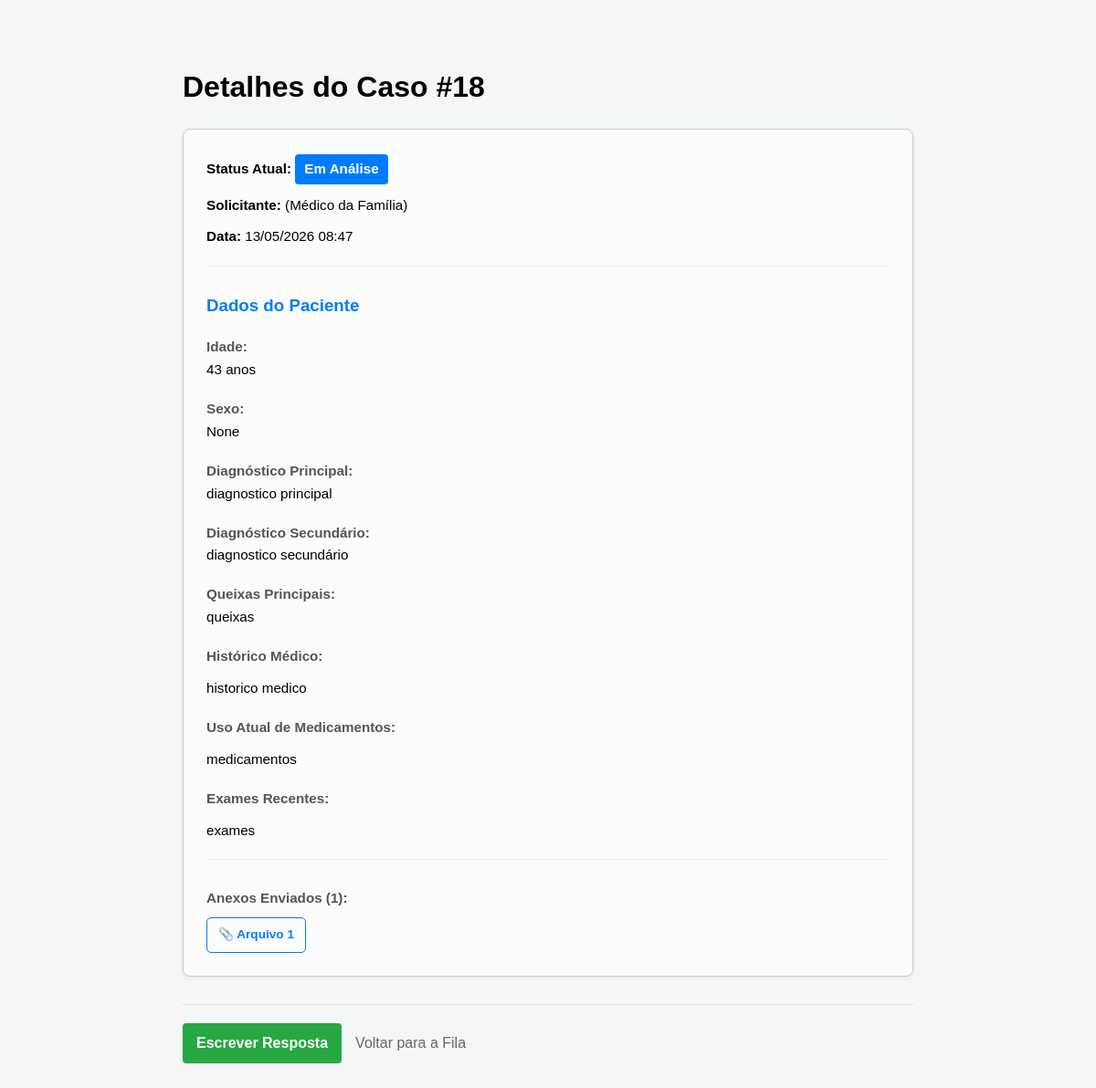
The page /detalhe/18/ on the database as committed earlier.
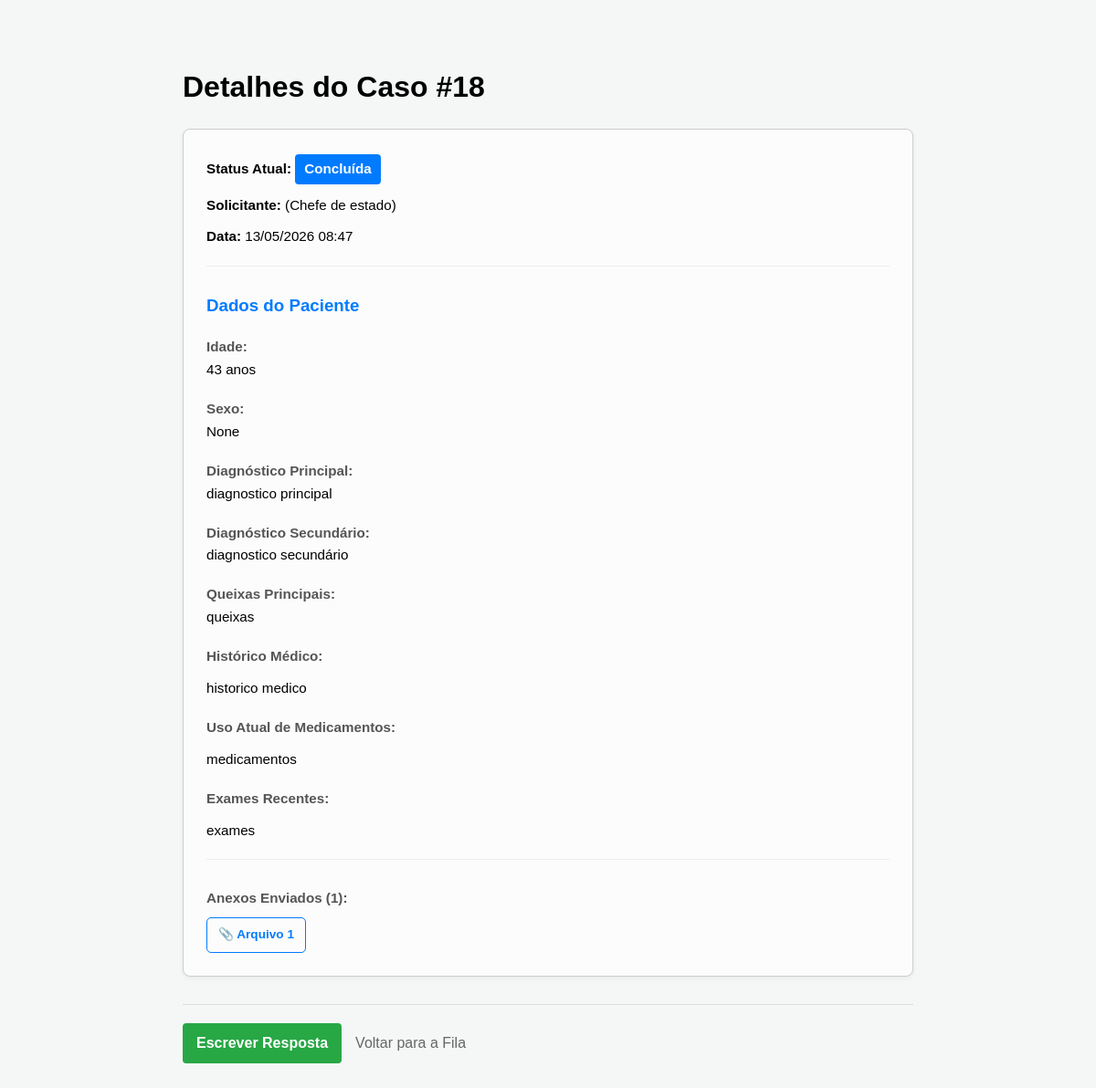
The same page on the database as committed later.
### teleconsultoria/models.py (models this page shows, shortened)
class Solicitacao(models.Model):
    profissional = models.ForeignKey(Profissional, on_delete=models.CASCADE, related_name='solicitacoes')
    medica_designada = models.ForeignKey(Medica, on_delete=models.SET_NULL, null=True, blank=True, related_name='atendimentos')
    status = models.CharField(max_length=20, choices=StatusSolicitacao.choices, default=StatusSolicitacao.PENDENTE)
    tipo_atendimento = models.CharField(max_length=20, choices=TipoAtendimento.choices)
    data_sol = models.DateTimeField(auto_now_add=True)
    data_marcada = models.DateField(null=True, blank=True)
    horario_marcado = models.TimeField(null=True, blank=True)
    duracao_estimada = models.PositiveIntegerField(null=True, blank=True, help_text="Duração em minutos")
    link_teams = models.URLField(max_length=500, null=True, blank=True)
    resumo_sincrono = models.TextField(null=True, blank=True)
    justificativa_cancelamento = models.TextField(null=True, blank=True)
    data_limite = models.DateField(null=True, blank=True)
    horario_limite = models.TimeField(null=True, blank=True)
    idade_pac = models.IntegerField(null=True, blank=True)
    sexo_pac = models.CharField(max_length=2, choices=Sexo.choices, null=True, blank=True)
    sexo_biologico_pac = models.CharField(max_length=1, choices=[('M', 'Masculino'), ('F', 'Feminino')], null=True, blank=True)
    queixas = models.TextField(null=True, blank=True)
    historico_med = models.TextField(blank=True, null=True)
    diagnostico_princ = models.TextField(blank=True, null=True)
    diagnostico_sec = models.TextField(blank=True, null=True)
    medicamentos = models.TextField(blank=True, null=True)
    exames_recentes = models.TextField(blank=True, null=True)
    duvida_clinica = models.TextField()
    token_acesso = models.UUIDField(default=uuid.uuid4, editable=False)
    def iniciar_analise(self):
        self.status = StatusSolicitacao.EM_ANALISE
        self.save()
    class Meta:
        verbose_name = "Solicitação"
        verbose_name_plural = "Solicitações"

class Profissional(models.Model):
    user = models.OneToOneField(User, on_delete=models.CASCADE, null=True, blank=True)
    cpf = models.CharField(max_length=11, unique=True)
    nome_completo = models.CharField(max_length=255)
    email = models.EmailField()
    telefone = models.CharField(max_length=15, help_text="WhatsApp com DDD", blank=True, null=True)
    crm = models.CharField(max_length=20, blank=True, null=True)
    cargo = models.CharField(max_length=100)
    instituicao = models.CharField(max_length=100)

class AnexoSolicitacao(models.Model):
    solicitacao = models.ForeignKey(Solicitacao, on_delete=models.CASCADE, related_name='anexos')
    arquivo = models.FileField(upload_to='solicitacoes_anexos/')
    data_upload = models.DateTimeField(auto_now_add=True)

### teleconsultoria/views.py (the view)
# urls.py: path('detalhe/<int:sol_id>/', views.detalhe_caso, name='detalhe_caso'),
def detalhe_caso(request, sol_id):
    solicitacao = get_object_or_404(Solicitacao, id=sol_id)
    if solicitacao.status == 'PENDENTE':
        solicitacao.iniciar_analise()
    link_obj = LinkAcesso.objects.filter(solicitacao=solicitacao).first()
    token = link_obj.token if link_obj else "token-nao-gerado"
    link_publico = f"{request.scheme}://{request.get_host()}/acompanhar/{token}/"
    print("\n" + "="*50)
    print(f"LINK DE ACESSO PÚBLICO (Caso #{solicitacao.id}): {link_publico}")
    print("="*50 + "\n")
    return render(request, 'detalhe_caso.html', {'sol': solicitacao})

### teleconsultoria/templates/detalhe_caso.html (shortened to what this page needs)
<!DOCTYPE html>
<html lang="pt-br">
<head>
</head>
<body>
    <h1>Detalhes do Caso #{{ sol.id }}</h1>
    <div class="card">
        <p><strong>Status Atual:</strong> <span class="status-badge">{{ sol.get_status_display }}</span></p>
        <p><strong>Solicitante:</strong> {{ sol.profissional.user.get_full_name }} ({{ sol.profissional.cargo }})</p>
        <p><strong>Data:</strong> {{ sol.data_sol|date:"d/m/Y H:i" }}</p>
        {% if sol.idade_pac > 0 %}
            <div class="secao">
                <h3>Dados do Paciente</h3>
                <h4>Idade:</h4> <p>{{ sol.idade_pac }} anos</p>
                <h4>Sexo:</h4> <p>{{ sol.get_sexo_pac_display }}</p>
                <h4>Diagnóstico Principal:</h4> <p>{{ sol.diagnostico_princ|default:"Não informado" }}</p>
                {% if sol.diagnostico_sec %}
                    <h4>Diagnóstico Secundário:</h4> <p>{{ sol.diagnostico_sec }}</p>
                {% endif %}
                <h4>Queixas Principais:</h4> <p>{{ sol.queixas }}</p>
                <h4>Histórico Médico:</h4> <p>{{ sol.historico_med|linebreaks }}</p>
                <h4>Uso Atual de Medicamentos:</h4> <p>{{ sol.medicamentos|linebreaks }}</p>
                <h4>Exames Recentes:</h4> <p>{{ sol.exames_recentes|linebreaks }}</p>
            </div>
        {% endif %}
        {% if sol.anexos.all %}
        <div class="secao">
            <h4>Anexos Enviados ({{ sol.anexos.count }}):</h4>
            <div class="anexo-container">
                {% for item in sol.anexos.all %}
                    <a href="{{ item.arquivo.url }}" target="_blank" class="anexo-link">
                        📎 Arquivo {{ forloop.counter }}
                    </a>
                {% endfor %}
            </div>
        </div>
        {% endif %}
    </div>
    <div class="links">
        {% if sol.tipo_atendimento == 'SINCRONO' %}
            <a href="{% url 'concluir_sincrona' sol.id %}"
               class="btn-responder"
               onclick="return confirmarConclusao();">
               Concluir Atendimento
            </a>
            <a href="{% url 'registrar_ausencia' sol.id %}"
               class="btn-ausente"
               onclick="return confirmarAusencia();">
               Ausente
            </a>
            <a href="{% url 'cancelar_solicitacao' sol.id %}" class="btn-cancelar">Cancelar</a>
        {% else %}
            <a href="{% url 'responder_solicitacao' sol.id %}" class="btn-responder">Escrever Resposta</a>
        {% endif %}
        <a href="{% url 'fila_medica' %}" class="btn-voltar">Voltar para a Fila</a>
    </div>
</body>
</html>

### teleconsultoria/templates/detalhe_caso.html (style rules this page uses)
body { font-family: sans-serif; max-width: 800px; margin: 30px auto; padding: 20px; line-height: 1.5; background-color: #f4f7f6; }
.card { border: 1px solid #ccc; padding: 25px; border-radius: 8px; background-color: #fcfcfc; box-shadow: 0 2px 5px rgba(0,0,0,0.05); }
.status-badge { display: inline-block; padding: 5px 10px; border-radius: 4px; background: #007bff; color: white; font-weight: bold; }
.secao { margin-top: 20px; border-top: 1px solid #eee; padding-top: 10px; }
h3 { color: #007bff; margin-bottom: 15px; }
h4 { margin-bottom: 2px; color: #555; font-weight: bold; font-size: 0.95em; }
p { margin: 2px 0 12px 0; font-size: 0.95em; }
.links { margin-top: 30px; padding-top: 20px; border-top: 1px solid #ddd; display: flex; gap: 10px; align-items: center; flex-wrap: wrap; }
.btn-responder { background: #28a745; color: white; padding: 10px 15px; text-decoration: none; border-radius: 4px; font-weight: bold; border: none; cursor: pointer; }
.btn-voltar { color: #666; text-decoration: none; margin-left: 5px; }
.anexo-container { display: flex; flex-wrap: wrap; gap: 10px; margin-top: 10px; }
.anexo-link { display: inline-block; color: #007bff; text-decoration: none; font-weight: bold; border: 1px solid #007bff; padding: 8px 12px; border-radius: 5px; transition: 0.3s; font-size: 0.85em; }

Rows that differ between the two databases and show on the page:
changed Solicitacao "None": status "Em Análise" → "Concluída"; profissional.cargo "Médico da Família" → "Chefe de estado"
